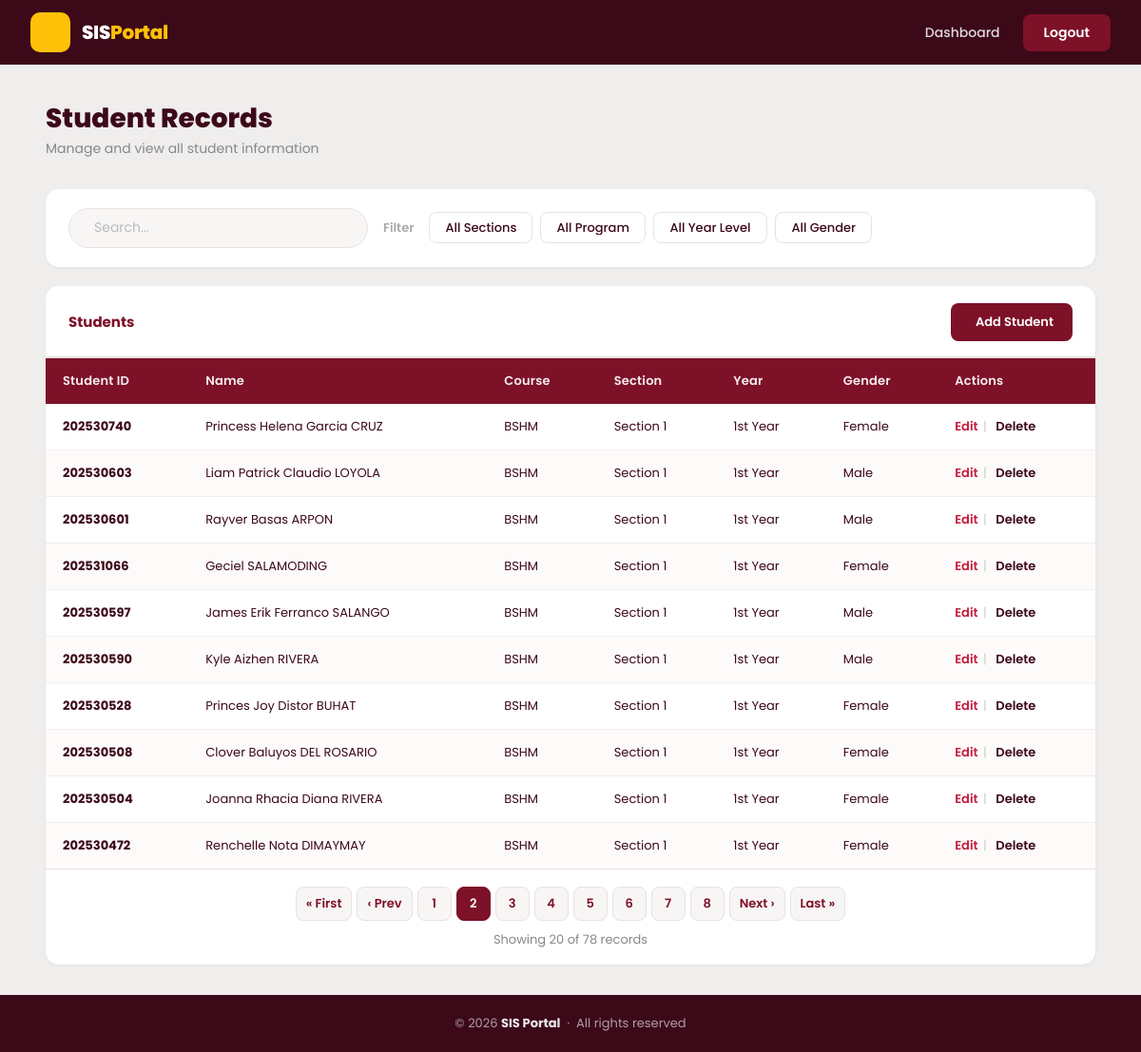
The app's page /index.php?page=2 (signed in) with its own data.
### tables this page shows
CREATE TABLE students (
  id INT AUTO_INCREMENT PRIMARY KEY,
  student_id VARCHAR(20) NOT NULL UNIQUE,
  first_name VARCHAR(100) NOT NULL,
  last_name VARCHAR(100) NOT NULL,
  course VARCHAR(50) NOT NULL,
  year_level VARCHAR(50) NOT NULL,
  section VARCHAR(50) NOT NULL,
  gender ENUM('Male','Female') DEFAULT 'Male'
);

### index.php (the view, shortened to what this page needs)
<?php
include 'config.php';
$limit = 10;
$page = isset($_GET['page']) && is_numeric($_GET['page']) ? (int) $_GET['page'] : 1;
$offset = ($page - 1) * $limit;
$course_filter = isset($_GET['course']) && $_GET['course'] !== '' ? mysqli_real_escape_string($conn, $_GET['course']) : '';
$course_param = $course_filter ? "&course=$course_filter" : '';
$section_filter = isset($_GET['section']) && $_GET['section'] !== '' ? mysqli_real_escape_string($conn, $_GET['section']) : '';
$section_param = $section_filter ? "&section=$section_filter" : '';
$program_param = $course_param;
$year_filter = isset($_GET['year']) && $_GET['year'] !== '' ? mysqli_real_escape_string($conn, $_GET['year']) : '';
$year_param = $year_filter ? "&year=$year_filter" : '';
$gender_filter = isset($_GET['gender']) && $_GET['gender'] !== '' ? mysqli_real_escape_string($conn, $_GET['gender']) : '';
$gender_param = $gender_filter ? "&gender=$gender_filter" : '';
$where_clause = '';
$total_result = mysqli_query($conn, "SELECT COUNT(*) AS total FROM students $where_clause");
$total_row = mysqli_fetch_assoc($total_result);
$total_records = $total_row['total'];
$total_pages = ceil($total_records / $limit);
$result = mysqli_query($conn, "SELECT * FROM students $where_clause ORDER BY id DESC LIMIT $limit OFFSET $offset");
?>
<!DOCTYPE html>
<html lang="en">
<head>
    <link rel="stylesheet" href="https://cdn.jsdelivr.net/npm/@tabler/icons-webfont@latest/tabler-icons.min.css">
    <link rel="stylesheet" href="style.css">
</head>
<body>
    <nav class="navbar">
        <div class="navbar-left">
            <div class="navbar-logo">
                <div class="logo-icon"><i class="ti ti-school"></i></div>
                <span class="logo-text">SIS<span class="logo-accent">Portal</span></span>
            </div>
        </div>
        <div class="navbar-right">
            <a href="#" class="nav-link">Dashboard</a>
            <a href="logout.php" class="nav-btn-logout">Logout</a>
        </div>
    </nav>
    <main class="main-content">
        <div class="page-header">
            <h1>Student Records</h1>
            <p>Manage and view all student information</p>
        </div>
        <div class="filter-card">
            <div class="search-wrap">
                <input type="text" id="searchInput" placeholder="Search...">
            </div>
            <span class="filter-label">Filter</span>
            <div class="filter-pills">
                <select class="filter-pill"
                    onchange="location.href='?section=' + this.value + '<?php echo $program_param; ?>' + '<?php echo $year_param ?>' + '<?php echo $gender_param ?>'">
                    <option value="">All Sections</option>
                </select>
                <select class="filter-pill"
                    onchange="location.href='?course=' + this.value + '<?php echo $section_param; ?>' + '<?php echo $year_param ?>' + '<?php echo $gender_param ?>'">
                    <option value="">All Program</option>
                </select>
                <select class="filter-pill"
                    onchange="location.href='?year=' + this.value + '<?php echo $section_param; ?>' + '<?php echo $program_param ?>' + '<?php echo $gender_param ?>'">
                    <option value="">All Year Level</option>
                </select>
                <select class="filter-pill"
                    onchange="location.href='?gender=' + this.value + '<?php echo $section_param; ?>' + '<?php echo $program_param ?>' + '<?php echo $year_param ?>'  ">
                    <option value="">All Gender</option>
                </select>
            </div>
        </div>
        <div class="table-card">
            <div class="table-card-header">
                <h3 class="table-title">Students</h3>
                <a href="add.php" class="btn-add"><i class="ti ti-plus"></i> Add Student</a>
            </div>
            <div class="table-wrap">
                <table>
                    <thead>
                        <tr>
                            <th>Student ID</th>
                            <th>Name</th>
                            <th>Course</th>
                            <th>Section</th>
                            <th>Year</th>
                            <th>Gender</th>
                            <th>Actions</th>
                        </tr>
                    </thead>
                    <tbody id="studentTableBody">
                        <?php while ($row = mysqli_fetch_assoc($result)): ?>
                            <tr>
                                <td><strong><?php echo htmlspecialchars($row['student_id']); ?></strong></td>
                                <td><?php echo htmlspecialchars($row['first_name'] . ' ' . $row['last_name']); ?></td>
                                <td><?php echo htmlspecialchars($row['course']); ?></td>
                                <td><?php echo htmlspecialchars($row['section']); ?></td>
                                <td><?php echo htmlspecialchars($row['year_level']); ?></td>
                                <td><?php echo htmlspecialchars($row['gender']); ?></td>
                                <td class="actions-cell">
                                    <a class="action-link edit-lnk" href="edit.php?id=<?php echo $row['id']; ?>">Edit</a>
                                    <span class="action-sep">|</span>
                                    <a class="action-link del-lnk" href="delete.php?id=<?php echo $row['id']; ?>"
                                        onclick="return confirm('Are you sure you want to delete this student?')">Delete</a>
                                </td>
                            </tr>
                        <?php endwhile; ?>
                    </tbody>
                </table>
            </div>
            <?php if ($total_pages > 1): ?>
                <div class="pagination-wrap">
                    <div class="pagination">
                        <?php if ($page > 1): ?>
                            <a href="?page=1<?php echo $section_param; ?><?php echo $program_param; ?><?php echo $year_param; ?><?php echo $gender_param; ?>" class="pg-btn">&laquo;
                                First</a>
                            <a href="?page=<?php echo $page - 1; ?><?php echo $section_param; ?><?php echo $program_param; ?><?php echo $year_param; ?><?php echo $gender_param; ?>"
                                class="pg-btn">&lsaquo;
                                Prev</a>
                        <?php endif; ?>
                        <?php for ($i = 1; $i <= $total_pages; $i++): ?>
                            <a href="?page=<?php echo $i; ?><?php echo $section_param; ?><?php echo $program_param; ?><?php echo $year_param; ?><?php echo $gender_param; ?>"
                                class="pg-btn <?php echo $i === $page ? 'active' : ''; ?>">
                                <?php echo $i; ?>
                            </a>
                        <?php endfor; ?>
                        <?php if ($page < $total_pages): ?>
                            <a href="?page=<?php echo $page + 1; ?><?php echo $section_param; ?><?php echo $program_param; ?><?php echo $year_param; ?><?php echo $gender_param; ?>"
                                class="pg-btn">Next
                                &rsaquo;</a>
                            <a href="?page=<?php echo $total_pages; ?><?php echo $section_param; ?><?php echo $program_param; ?><?php echo $year_param; ?><?php echo $gender_param; ?>"
                                class="pg-btn">Last
                                &raquo;</a>
                        <?php endif; ?>
                    </div>
                    <p class="record-count">Showing
                        <?php
                        if ($total_records % $limit == 0) {
                            echo $limit * $page;
                        } else {
                            $last_record = ($limit * $total_pages) - $total_records;
                            $final_record = ($limit * $total_pages) - $last_record;
                            $count = ($page != $total_pages) ? $limit * $page : $final_record;
                            echo $count;
                        } ?>
                        of <?php echo $total_records; ?> records
                    </p>
                </div>
            <?php endif; ?>
        </div>
    </main>
    <footer class="site-footer">
        <p>© 2026 <strong>SIS Portal</strong> &nbsp;·&nbsp; All rights reserved</p>
    </footer>
</body>
</html>

### records on screen
students: student "202530740", first_name+last_name "Princess Helena Garcia CRUZ", course "BSHM", section "Section 1", year_level "1st Year", gender "Female"
students: student "202530603", first_name+last_name "Liam Patrick Claudio LOYOLA", course "BSHM", section "Section 1", year_level "1st Year", gender "Male"
students: student "202530601", first_name+last_name "Rayver Basas ARPON", course "BSHM", section "Section 1", year_level "1st Year", gender "Male"
students: student "202531066", first_name+last_name "Geciel SALAMODING", course "BSHM", section "Section 1", year_level "1st Year", gender "Female"
students: student "202530597", first_name+last_name "James Erik Ferranco SALANGO", course "BSHM", section "Section 1", year_level "1st Year", gender "Male"
students: student "202530590", first_name+last_name "Kyle Aizhen RIVERA", course "BSHM", section "Section 1", year_level "1st Year", gender "Male"
students: student "202530528", first_name+last_name "Princes Joy Distor BUHAT", course "BSHM", section "Section 1", year_level "1st Year", gender "Female"
students: student "202530508", first_name+last_name "Clover Baluyos DEL ROSARIO", course "BSHM", section "Section 1", year_level "1st Year", gender "Female"
students: student "202530504", first_name+last_name "Joanna Rhacia Diana RIVERA", course "BSHM", section "Section 1", year_level "1st Year", gender "Female"
students: student "202530472", first_name+last_name "Renchelle Nota DIMAYMAY", course "BSHM", section "Section 1", year_level "1st Year", gender "Female"

### other values on screen
$count "20"
$total_records "78"
